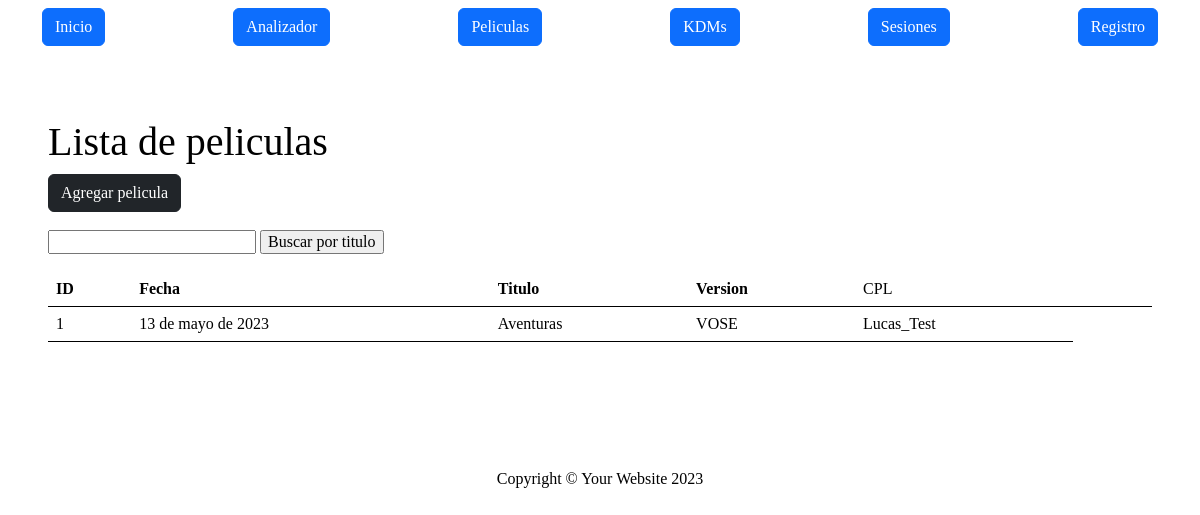
Page /peliculas/ on the committed database.
### peliculas/models.py (models this page shows, shortened)
class Peliculas(models.Model):
    fecha_ingreso = models.DateField(auto_now_add=True)
    titulo = models.CharField(max_length=1028)
    version = models.CharField(max_length=1028)
    cpl = models.CharField(blank = True, max_length=1028)

### peliculas/views.py (the view)
# urls.py: path("peliculas/", listar_peliculas, name="lista_peliculas"),
def listar_peliculas(request):
    contexto = {
    "peliculas": Peliculas.objects.all()
     }
    http_response = render(
    request=request,
    template_name= "basepeliculas/lista_peliculas.html",
    context = contexto ,
  )
    return http_response

### peliculas/templates/basepeliculas/lista_peliculas.html (shortened to what this page needs)
{%extends "basepeliculas/base.html"%}
{%block contenido %}
<section>
    <div>
      <h1>Lista de peliculas</h1>
      <a class="btn btn-dark btn-md" href="{% url 'agregar_pelicula' %}" >Agregar pelicula</a>
    <br><br>
    <form action="{% url 'buscar_pelicula' %}" method="post">
        <input type="text" name="busqueda">
        <input type="submit" value="Buscar por titulo">
      </form>
      <br>
      <table class="table">
        <tbody>
          <tr>
            <th>ID</th>
            <th>Fecha</th>
            <th>Titulo</th>
            <th>Version</th>
            <td>CPL</td>
            <td></td>
            <td></td>
          </tr>
          {% for pelicula in peliculas %}
          <tr>
            <td>{{ pelicula.id }}</td>
            <td>{{ pelicula.fecha_ingreso }}</td>
            <td>{{ pelicula.titulo }}</td>
            <td>{{ pelicula.version }}</td>
            <td>{{ pelicula.cpl }}</td>
          </tr>
          {% endfor %}
        </tbody>
      </table>
    </div>
  </section>
  {% endblock contenido %}

### rows in the picture
Peliculas: id "1", fecha_ingreso "13 de mayo de 2023", titulo "Aventuras", version "VOSE", cpl "Lucas_Test"
